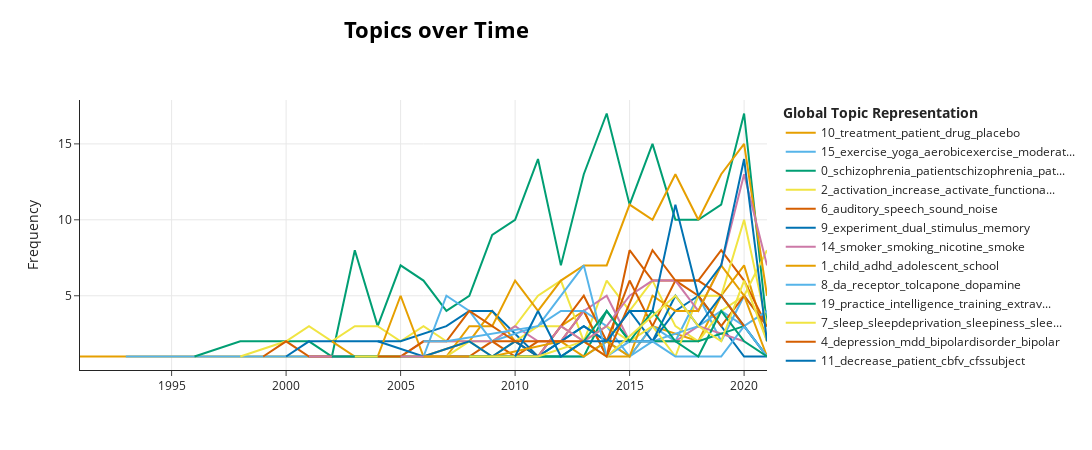

Write notebook code for a chart like this one.
### Code cell
topics_over_time = topic_model.topics_over_time(docs, topics, df['year'], datetime_format="%b")
topic_model.visualize_topics_over_time(topics_over_time, top_n_topics=20)

### Figure 1 — Plotly figure (JSON) as saved in the notebook; plotly's stock layout.template omitted (floating-point values rounded to 4 significant figures)
{"data": [{"hoverinfo": "text", "hovertext": ["<b>Topic 10</b><br>Words: nursing, care, patient, bedside, staff", "<b>Topic 10</b><br>Words: rivastigmine, cholinergic, episodicmemory, dementia, memory", "<b>Topic 10</b><br>Words: antidepressant, escitalopram, medication, medicationfree, healthyadult", "<b>Topic 10</b><br>Words: levodopa, drug, chei, pdpatient, treatment", "<b>Topic 10</b><br>Words: pdpatient, dopaminergictherapy, patient, treatment, pramipexole", "<b>Topic 10</b><br>Words: deepbrain, subthalamicnucleus, stimulation, clinical, cognitivemotor", "<b>Topic 10</b><br>Words: cognitiveremediation, rehacom, patientschizophrenia, cerebralactivity, cerebralactivation", "<b>Topic 10</b><br>Words: divalproex, cpap, risperidone, reliability, treatment", "<b>Topic 10</b><br>Words: treatment, depressive, pdpatient, patient, medication", "<b>Topic 10</b><br>Words: mmsedigit, capsule, pcc, treatment, associatewell", "<b>Topic 10</b><br>Words: delirium, hospital, monthfollow, undergofmri, brainregion", "<b>Topic 10</b><br>Words: rosea, saline, treatment, patient, treat", "<b>Topic 10</b><br>Words: ghbinduce, oxytocin, treatment, drug, placebo", "<b>Topic 10</b><br>Words: treatment, mhealthintervention, patient, intervention, saline", "<b>Topic 10</b><br>Words: treatment, placebo, biokesum, electronicmoxibustion, patient", "<b>Topic 10</b><br>Words: treatment, lipidprofile, lipid, patient, cognitivedifficulty"], "marker": {"color": "#E69F00"}, "mode": "lines", "name": "10_treatment_patient_drug_placebo", "type": "scatter", "x": [1991, 2005, 2006, 2008, 2009, 2010, 2011, 2012, 2013, 2014, 2015, 2016, 2018, 2019, 2020, 2021], "y": [1, 1, 1, 2, 4, 2, 1, 3, 4, 1, 1, 3, 2, 5, 7, 2]}, {"hoverinfo": "text", "hovertext": ["<b>Topic 15</b><br>Words: urea, recycle, reincorporate, recycled, reincorporation", "<b>Topic 15</b><br>Words: exercise, seated, rest, modify, moderateintensity", "<b>Topic 15</b><br>Words: exercise, yoga, aerobicexercise, aerobic, session", "<b>Topic 15</b><br>Words: yoga, exercise, acuteexercise, switching, session", "<b>Topic 15</b><br>Words: moderateintensity, inhibitorycontrol, cycling, aerobicexercise, cognitivefunction", "<b>Topic 15</b><br>Words: exercise, yoga, postexercise, normoxia, supramaximal", "<b>Topic 15</b><br>Words: exercise, exerciseintervention, caffeine, skill, moderateintensity", "<b>Topic 15</b><br>Words: exercise, aerobicexercise, cognitiveperformance, feeding, carbohydrate", "<b>Topic 15</b><br>Words: fitness, bike, anxiety, acuteexercise, acuteaerobic", "<b>Topic 15</b><br>Words: exercise, meditativemovement, lightpa, aerobicexercise, moderateintensity", "<b>Topic 15</b><br>Words: exercise, gmbf, exerciseintervention, cardiovascularfitness, meditation"], "marker": {"color": "#56B4E9"}, "mode": "lines", "name": "15_exercise_yoga_aerobicexercise_moderat...", "type": "scatter", "x": [1993, 2012, 2013, 2014, 2015, 2016, 2017, 2018, 2019, 2020, 2021], "y": [1, 1, 1, 2, 1, 3, 2, 5, 2, 5, 3]}, {"hoverinfo": "text", "hovertext": ["<b>Topic 0</b><br>Words: multishot, volumetric, sensorimotor, patientschizophrenia, multislice", "<b>Topic 0</b><br>Words: schizophrenia, psychiatric, prefrontalcortex, hypofrontality, artifact", "<b>Topic 0</b><br>Words: dorsalpfc, neuronalpathology, nacetylaspartate, dorsolateralprefrontal, corticalnetwork", "<b>Topic 0</b><br>Words: dorsolateralprefrontal, comparisonsubject, cortex, schizophrenia, pattern", "<b>Topic 0</b><br>Words: confound, schizophrenia, cognitiveload, neurobiologicalbasis, responselatency", "<b>Topic 0</b><br>Words: schizophrenia, ftcd, patientschizophrenia, schizophrenicpatient, dorsolateralprefrontal", "<b>Topic 0</b><br>Words: dopamine, schizophrenia, positivesymptom, schizophrenic, prefrontalcortical", "<b>Topic 0</b><br>Words: schizophrenia, patientschizophrenia, muscarinicnicotinic, schizophreniapatient, impairment", "<b>Topic 0</b><br>Words: schizophrenia, schizophreniapatient, nucleus, rivastigmine, patientschizophrenia", "<b>Topic 0</b><br>Words: schizophrenia, flumazenil, lorazepam, schizophrenicpatient, cortex", "<b>Topic 0</b><br>Words: schizophrenia, prepotency, contextprocessing, gammaband, anteriorcingulate", "<b>Topic 0</b><br>Words: schizophrenia, schizophrenicpatient, schizophreniapatient, patientschizophrenia, mgkg", "<b>Topic 0</b><br>Words: schizophrenia, patientschizophrenia, scanner, schizophreniapatient, psychosis", "<b>Topic 0</b><br>Words: schizophrenia, schizophreniapatient, spd, patient, patientschizophrenia", "<b>Topic 0</b><br>Words: schizophrenia, iq, schizotypy, schizophreniapatient, amisulpride", "<b>Topic 0</b><br>Words: schizophrenia, patientschizophrenia, treatment, endophenotype, schizophreniapatient", "<b>Topic 0</b><br>Words: schizophrenia, schizophreniapatient, patient, cognitivetraining, schizoobsessive", "<b>Topic 0</b><br>Words: schizophrenia, psychosis, patientschizophrenia, group, healthycontrol", "<b>Topic 0</b><br>Words: schizophrenia, patientschizophrenia, aripiprazole, socialanhedonia, negativesymptom", "<b>Topic 0</b><br>Words: schizophrenia, patientschizophrenia, transcranialdirect, cognitiveremediation, thetagamma", "<b>Topic 0</b><br>Words: schizophrenia, patientschizophrenia, patient, polygenicrisk, aripiprazole", "<b>Topic 0</b><br>Words: schizophrenia, schizophreniapatient, patientschizophrenia, anhedonia, treatment", "<b>Topic 0</b><br>Words: schizophrenia, patient, patientschizophrenia, impairment, psychosis", "<b>Topic 0</b><br>Words: schizophrenia, frontopolarcortex, depressivesymptom, deficit, rightdlpfc"], "marker": {"color": "#009E73"}, "mode": "lines", "name": "0_schizophrenia_patientschizophrenia_pat...", "type": "scatter", "x": [1996, 1998, 2000, 2001, 2002, 2003, 2004, 2005, 2006, 2007, 2008, 2009, 2010, 2011, 2012, 2013, 2014, 2015, 2016, 2017, 2018, 2019, 2020, 2021], "y": [1, 2, 2, 2, 1, 8, 3, 7, 6, 4, 5, 9, 10, 14, 7, 13, 17, 11, 15, 10, 10, 11, 17, 3]}, {"hoverinfo": "text", "hovertext": ["<b>Topic 2</b><br>Words: sfs, visuospatial, sfg, superiorfrontal, brainarea", "<b>Topic 2</b><br>Words: cortex, sensorimotor, multipleregression, posteriorparietal, voxel", "<b>Topic 2</b><br>Words: selectively, ltm, processing, retrieval, mtbipatient", "<b>Topic 2</b><br>Words: lppc, lifg, attentionnal, arithmetic, frontoparietal", "<b>Topic 2</b><br>Words: pnwm, oxyhb, vlpfc, rng, localize", "<b>Topic 2</b><br>Words: inferiorfrontal, middorsolateral, configural, processing, facerecognition", "<b>Topic 2</b><br>Words: paradigm, sketch, visospatial, cognitivecontrol, phonologicalloop", "<b>Topic 2</b><br>Words: lesion, delay, emotional, spatial, processing", "<b>Topic 2</b><br>Words: facial, representation, feature, swedish, temporallobe", "<b>Topic 2</b><br>Words: domain, orient, lesion, prefrontalparietal, polymorphism", "<b>Topic 2</b><br>Words: dominantsubject, languagedominance, damage, lesion, prefrontalcortex", "<b>Topic 2</b><br>Words: lobulevi, viiia, vii, lobe, rotation", "<b>Topic 2</b><br>Words: wmspan, gf, emo, executivecontrol, traumaticbrain", "<b>Topic 2</b><br>Words: fmri, cognitiveprocess, recruitment, braininjury, activation", "<b>Topic 2</b><br>Words: lesion, precede, manipulateinformation, experimentalcondition, medialprefrontal", "<b>Topic 2</b><br>Words: network, modularorganization, increase, genetic, lesion", "<b>Topic 2</b><br>Words: carrier, femalepm, reconfiguration, executivecognition, cognitiveload", "<b>Topic 2</b><br>Words: networkorganization, cerebellar, reconfigure, activation, cerebellum", "<b>Topic 2</b><br>Words: rtms, motorcoordination, dacc, sma, rtm", "<b>Topic 2</b><br>Words: discourse, glutamateconcentration, context, coherence, prefrontalregion", "<b>Topic 2</b><br>Words: carrier, premutation, fxtas, right, increase", "<b>Topic 2</b><br>Words: gca, brain, bdnf, restingstate, stressinduction", "<b>Topic 2</b><br>Words: dacc, keynode, neuralrepresentation, activation, ocd"], "marker": {"color": "#F0E442"}, "mode": "lines", "name": "2_activation_increase_activate_functiona...", "type": "scatter", "x": [1998, 2000, 2001, 2002, 2003, 2004, 2005, 2006, 2007, 2008, 2009, 2010, 2011, 2012, 2013, 2014, 2015, 2016, 2017, 2018, 2019, 2020, 2021], "y": [1, 2, 3, 2, 3, 3, 2, 3, 2, 2, 2, 3, 5, 6, 2, 6, 4, 6, 3, 2, 4, 5, 8]}, {"hoverinfo": "text", "hovertext": ["<b>Topic 6</b><br>Words: locationpitch, auditory, spatial, interference, disrupt", "<b>Topic 6</b><br>Words: audiospatial, auditory, posteriorparietal, soundlocation, spatialnonspatial", "<b>Topic 6</b><br>Words: frightened, scornful, astonished, finnish, lingual", "<b>Topic 6</b><br>Words: centralexecutive, maintenance, cognitiveimpairment, resultindicate, pacedauditory", "<b>Topic 6</b><br>Words: odor, odorless, anteriorinsula, middlefrontal, sniffing", "<b>Topic 6</b><br>Words: audioverbal, stimulusonset, stimulationtms, transcranialmagnetic, inferiorparietal", "<b>Topic 6</b><br>Words: ac, sound, etal, auditory, pitchmemory", "<b>Topic 6</b><br>Words: auditory, soundlocation, sound, parietalcortex, spatial", "<b>Topic 6</b><br>Words: mobilephone, sound, soundlocation, ventraldorsal, comparesham", "<b>Topic 6</b><br>Words: auditory, spatial, discrimination, memory, visual", "<b>Topic 6</b><br>Words: vowel, av, auditory, speech, sms", "<b>Topic 6</b><br>Words: ear, selectiveattention, irrelevantinformation, auditory, sound", "<b>Topic 6</b><br>Words: auditory, pitchlocation, tone, stimulus, sound", "<b>Topic 6</b><br>Words: auditory, signer, hear, deaf, speech", "<b>Topic 6</b><br>Words: auditory, blind, cochlear, hear, speechperception", "<b>Topic 6</b><br>Words: auditory, odorant, olfactory, lowverbalisable, hearaid", "<b>Topic 6</b><br>Words: auditory, speech, backgroundmusic, mouthbreathing, listen", "<b>Topic 6</b><br>Words: cognitiveeffort, modality, auditory, auditorycortex, stimulus"], "marker": {"color": "#D55E00"}, "mode": "lines", "name": "6_auditory_speech_sound_noise", "type": "scatter", "x": [1999, 2000, 2001, 2003, 2007, 2008, 2009, 2010, 2011, 2012, 2013, 2014, 2015, 2016, 2018, 2019, 2020, 2021], "y": [1, 2, 1, 1, 1, 1, 2, 1, 2, 2, 4, 1, 8, 6, 6, 8, 6, 3]}, {"hoverinfo": "text", "hovertext": ["<b>Topic 9</b><br>Words: modality, corticocortical, conceptualization, unitary, conceptualize", "<b>Topic 9</b><br>Words: item, retrieval, matching, focalattention, concurrently", "<b>Topic 9</b><br>Words: switching, experiment, focusswitching, sensitivity, mnemonic", "<b>Topic 9</b><br>Words: lag, oscillatoryactivity, induce, eeg, estimator", "<b>Topic 9</b><br>Words: agedifference, item, information, context, agerelate", "<b>Topic 9</b><br>Words: complexspan, variance, focusswitching, format, code", "<b>Topic 9</b><br>Words: itemstore, agedifference, availability, focusattention, oldadult", "<b>Topic 9</b><br>Words: reasoning, variance, stimulus, context, executivecontrol", "<b>Topic 9</b><br>Words: grapheme, color, experiment, inducer, synesthesia", "<b>Topic 9</b><br>Words: externalizing, offender, amplitude, trait, incentive", "<b>Topic 9</b><br>Words: change, rf, dual, pair, interference", "<b>Topic 9</b><br>Words: gate, update, matching, network, switchcost", "<b>Topic 9</b><br>Words: judgment, resource, mediummultitaske, memory, cognitivecontrol", "<b>Topic 9</b><br>Words: context, trial, experiment, repetition, musician", "<b>Topic 9</b><br>Words: subtask, complexspan, transsaccadic, symmetry, sspan", "<b>Topic 9</b><br>Words: agerelate, inversion, polarity, subcomponent, longduration", "<b>Topic 9</b><br>Words: ppc, stimulation, facilitatory, modality, effect"], "marker": {"color": "#0072B2"}, "mode": "lines", "name": "9_experiment_dual_stimulus_memory", "type": "scatter", "x": [2000, 2001, 2005, 2007, 2008, 2009, 2011, 2012, 2013, 2014, 2015, 2016, 2017, 2018, 2019, 2020, 2021], "y": [1, 2, 2, 3, 4, 4, 1, 2, 3, 2, 4, 2, 4, 5, 3, 1, 1]}, {"hoverinfo": "text", "hovertext": ["<b>Topic 14</b><br>Words: smoker, nicotine, smoke, gum, smoking", "<b>Topic 14</b><br>Words: nicotine, smoker, patch, tobacco, smoking", "<b>Topic 14</b><br>Words: abstinence, nicotine, abstinencesmoking, smoker, smoking", "<b>Topic 14</b><br>Words: smoking, smoker, abstinence, smoke, cigarette", "<b>Topic 14</b><br>Words: smoker, smoking, smoke, nicotinedependence, nicotine", "<b>Topic 14</b><br>Words: smoker, varenicline, abstinence, smoking, nicotine", "<b>Topic 14</b><br>Words: smoker, smoking, nicotine, smoke, drug", "<b>Topic 14</b><br>Words: nicotine, smoker, smoking, smoke, abstinence", "<b>Topic 14</b><br>Words: smoker, nicotine, smoking, abstinenceinduce, smoke", "<b>Topic 14</b><br>Words: smoker, smoking, abstinence, nicotine, smoke", "<b>Topic 14</b><br>Words: nicotine, smoking, smoker, abstinence, smoke", "<b>Topic 14</b><br>Words: nicotine, tobacco, smoking, smoker, nicotinedependence", "<b>Topic 14</b><br>Words: smoker, nicotine, hivinfect, smoking, tobacco", "<b>Topic 14</b><br>Words: smoker, urgesmoke, nicotinedependence, smoking, smoke", "<b>Topic 14</b><br>Words: abstinence, smoking, smoker, nicotine, smoke"], "marker": {"color": "#CC79A7"}, "mode": "lines", "name": "14_smoker_smoking_nicotine_smoke", "type": "scatter", "x": [2001, 2004, 2005, 2006, 2009, 2010, 2011, 2012, 2013, 2014, 2015, 2016, 2017, 2018, 2020], "y": [1, 1, 1, 2, 2, 3, 2, 2, 4, 5, 2, 2, 2, 3, 2]}, {"hoverinfo": "text", "hovertext": ["<b>Topic 1</b><br>Words: child, traumaticbrain, rhyme, falsealarm, adhd", "<b>Topic 1</b><br>Words: auditoryvisual, maturity, mastering, audiospatial, maturation", "<b>Topic 1</b><br>Words: generator, electrophysiologicalcorrelate, elderlyindividual, stimulusonset, neuron", "<b>Topic 1</b><br>Words: autism, child, teacherreport, schoolchild, emotionalinformation", "<b>Topic 1</b><br>Words: child, ventralprefrontal, developmental, dorsal, young", "<b>Topic 1</b><br>Words: extrafrontal, child, brainactivation, memoryload, frontal", "<b>Topic 1</b><br>Words: epilepsy, autism, temporallobe, adolescent, child", "<b>Topic 1</b><br>Words: fasd, alcohol, spectrum, fmri, clinical", "<b>Topic 1</b><br>Words: child, interferencecontrol, dyslexic, lowload, adolescence", "<b>Topic 1</b><br>Words: child, rtvariability, prenatal, maexposure, childadhd", "<b>Topic 1</b><br>Words: adhd, child, childadhd, developmentaladhd, adolescent", "<b>Topic 1</b><br>Words: child, adolescence, adhd, elbw, verbalspatial", "<b>Topic 1</b><br>Words: child, childhoodtrauma, boy, neonatal, childhood", "<b>Topic 1</b><br>Words: child, adhd, reinforcement, school, boy", "<b>Topic 1</b><br>Words: child, adhd, math, adolescent, childadhd", "<b>Topic 1</b><br>Words: child, adhd, school, grammatical, education", "<b>Topic 1</b><br>Words: child, adhd, adolescent, parent, childtle", "<b>Topic 1</b><br>Words: child, adolescent, timeperception, childadhd, childtle", "<b>Topic 1</b><br>Words: child, adhd, adolescent, hippocampus, school", "<b>Topic 1</b><br>Words: youth, adolescentepilepsy, psychopathology, orphan, child"], "marker": {"color": "#E69F00"}, "mode": "lines", "name": "1_child_adhd_adolescent_school", "type": "scatter", "x": [2002, 2003, 2004, 2005, 2006, 2007, 2008, 2009, 2010, 2011, 2012, 2013, 2014, 2015, 2016, 2017, 2018, 2019, 2020, 2021], "y": [2, 1, 1, 5, 1, 1, 3, 3, 6, 4, 6, 7, 7, 11, 10, 13, 10, 13, 15, 5]}, {"hoverinfo": "text", "hovertext": ["<b>Topic 8</b><br>Words: patientschizophrenia, receptor, mesocortical, deficiency, defective", "<b>Topic 8</b><br>Words: nicotine, midbrain, parietalfrontal, saline, parahippocampalgyrus", "<b>Topic 8</b><br>Words: dopamine, receptor, modulator, stimulation, tyrosine", "<b>Topic 8</b><br>Words: valcarrier, da, surround, catabolize, sharpen", "<b>Topic 8</b><br>Words: repeatallele, da, dopamine, axcpt, ctmt", "<b>Topic 8</b><br>Words: uptake, pfcda, tolcapone, urea, prepulse", "<b>Topic 8</b><br>Words: tolcapone, rivastigmine, prepulse, domperidone, multiplesclerosis", "<b>Topic 8</b><br>Words: serotonin, gene, comtgenotype, serotonergic, uvntr", "<b>Topic 8</b><br>Words: receptor, genotype, muscarinic, tolcapone, scopolamine", "<b>Topic 8</b><br>Words: da, pku, amphetamine, aripiprazole, receptoroccupancy", "<b>Topic 8</b><br>Words: targetdetection, varenicline, receptor, bromocriptine, inpatient", "<b>Topic 8</b><br>Words: repeatallele, creative, adhd, adaptivity, neural", "<b>Topic 8</b><br>Words: methadone, dose, opiate, treatment, da", "<b>Topic 8</b><br>Words: biperiden, chi, aerobics, neuralactivity, cgmp", "<b>Topic 8</b><br>Words: dabold, mdd, menopause, nonlinear, dose", "<b>Topic 8</b><br>Words: dalanine, thalamus, catecholamine, tyrosine, receptor", "<b>Topic 8</b><br>Words: agonist, receptor, bromocriptine, mecamylamine, noradrenergic"], "marker": {"color": "#56B4E9"}, "mode": "lines", "name": "8_da_receptor_tolcapone_dopamine", "type": "scatter", "x": [2002, 2003, 2005, 2006, 2007, 2008, 2009, 2011, 2012, 2013, 2014, 2015, 2016, 2018, 2019, 2020, 2021], "y": [1, 1, 1, 1, 5, 4, 2, 3, 4, 4, 3, 1, 2, 3, 4, 3, 4]}, {"hoverinfo": "text", "hovertext": ["<b>Topic 19</b><br>Words: sentence, memory, clause, complexspan, significantlycorrelate", "<b>Topic 19</b><br>Words: focusattention, practice, mcelree, expandable, addressable", "<b>Topic 19</b><br>Words: practice, focus, expand, reinvestigate, experiments", "<b>Topic 19</b><br>Words: proactiveinterference, recollection, context, semantically, implicationfinding", "<b>Topic 19</b><br>Words: fusion, classificationaccuracy, erp, visuallypresent, combinetype", "<b>Topic 19</b><br>Words: practice, training, contactcontrol, visualsearch, program", "<b>Topic 19</b><br>Words: mentalarithmetic, cognitiveworkload, bias, metaanalytic, focusattention", "<b>Topic 19</b><br>Words: regressionmodel, build, regression, classifier, prediction", "<b>Topic 19</b><br>Words: psychol, insight, researcher, sci, restructuring", "<b>Topic 19</b><br>Words: intelligence, causal, theoretical, mentalworkload, malleability", "<b>Topic 19</b><br>Words: trainingprogram, morphometry, expectation, training, cognitivetraining", "<b>Topic 19</b><br>Words: eflink, cognitiveload, new, laboratory, feature", "<b>Topic 19</b><br>Words: hr, oldadult, backwarddigit, heartrate, span"], "marker": {"color": "#009E73"}, "mode": "lines", "name": "19_practice_intelligence_training_extrav...", "type": "scatter", "x": [2002, 2004, 2006, 2011, 2012, 2013, 2014, 2015, 2016, 2017, 2018, 2020, 2021], "y": [1, 1, 1, 1, 1, 1, 4, 2, 2, 2, 2, 3, 1]}, {"hoverinfo": "text", "hovertext": ["<b>Topic 7</b><br>Words: sleep, school, sleepefficiency, sleepquality, auditoryvisual", "<b>Topic 7</b><br>Words: sd, loaddependent, sleep, sleepdeprivation, occipitalregion", "<b>Topic 7</b><br>Words: sleep, dosedependent, dose, absorption, signal", "<b>Topic 7</b><br>Words: sleep, sleepiness, daytime, morning, responsetime", "<b>Topic 7</b><br>Words: boldfmri, sleep, fingertap, pacedauditory, cerebellarregion", "<b>Topic 7</b><br>Words: insufficientsleep, sufficientsleep, sleepiness, sleep, cognitivefunction", "<b>Topic 7</b><br>Words: sleep, nap, nocturnal, wake, sleepduration", "<b>Topic 7</b><br>Words: sleep, deprivation, cognitiveperformance, sleepdeprivation, circadianphase", "<b>Topic 7</b><br>Words: sleep, sleepinertia, blue, light, wake", "<b>Topic 7</b><br>Words: sleep, circadianphase, nap, sleepwake, circadian", "<b>Topic 7</b><br>Words: sleepreduction, timeday, morning, sleep, middlefrontal", "<b>Topic 7</b><br>Words: sleep, sleepiness, sleepquality, night, memory", "<b>Topic 7</b><br>Words: shift, sleepiness, work, sleep, day", "<b>Topic 7</b><br>Words: sleep, melatonin, sleepduration, sleepdeprivation, sleepiness", "<b>Topic 7</b><br>Words: sleep, sleepdeprivation, nightsleep, sleepquality, slowwave", "<b>Topic 7</b><br>Words: sleep, sleepduration, sleepdeprivation, sleepquality, sleeploss", "<b>Topic 7</b><br>Words: sleep, sleepefficiency, sleeptiming, rtm, letterseries"], "marker": {"color": "#F0E442"}, "mode": "lines", "name": "7_sleep_sleepdeprivation_sleepiness_slee...", "type": "scatter", "x": [2003, 2005, 2007, 2008, 2009, 2010, 2011, 2012, 2013, 2014, 2015, 2016, 2017, 2018, 2019, 2020, 2021], "y": [1, 1, 1, 2, 1, 2, 3, 3, 2, 3, 2, 3, 1, 5, 5, 10, 3]}, {"hoverinfo": "text", "hovertext": ["<b>Topic 4</b><br>Words: depression, depressedpatient, inhibition, executiveprocess, update", "<b>Topic 4</b><br>Words: depressedpatient, hypofrontality, lateralprefrontal, cortex, fmriscanning", "<b>Topic 4</b><br>Words: bipolardisorder, mdd, healthycontrol, patient, neuropsychological", "<b>Topic 4</b><br>Words: mdd, patient, depression, mddpatient, cortex", "<b>Topic 4</b><br>Words: bipolardisorder, monotherapy, brainactivation, cluster, educationallevel", "<b>Topic 4</b><br>Words: psychosis, decode, lateralprefrontal, acuteepisode, frontallobe", "<b>Topic 4</b><br>Words: moodstate, bipolar, depression, bipolardisorder, cortex", "<b>Topic 4</b><br>Words: cardiac, mdd, electrocardiographic, healthyfemale, cortex", "<b>Topic 4</b><br>Words: bipolardisorder, distracter, rmddpatient, emotionaldistracter, attentionalcontrol", "<b>Topic 4</b><br>Words: suicidalbehavior, depression, bipolar, depressed, failuredeactivation", "<b>Topic 4</b><br>Words: parkinsondisease, emotionalfacial, remitdepressed, bilateralhippocampus, facialexpression", "<b>Topic 4</b><br>Words: depression, bipolar, mdd, bipolardisorder, cortex", "<b>Topic 4</b><br>Words: psychoticdisorder, transdiagnostic, bipolardisorder, psychoticsymptom, cognitivelypreserve", "<b>Topic 4</b><br>Words: mdd, depression, bipolar, mddpatient, cognitiveperformance", "<b>Topic 4</b><br>Words: depression, mdd, depressed, hiv, depressedpatient", "<b>Topic 4</b><br>Words: depression, mdd, illness, depressed, volumetric", "<b>Topic 4</b><br>Words: depression, pain, ptss, depressed, depressedpatient", "<b>Topic 4</b><br>Words: tbs, highgamma, adhd, mdd, affectivesymptom"], "marker": {"color": "#D55E00"}, "mode": "lines", "name": "4_depression_mdd_bipolardisorder_bipolar", "type": "scatter", "x": [2004, 2005, 2006, 2007, 2008, 2009, 2010, 2011, 2012, 2013, 2014, 2015, 2016, 2017, 2018, 2019, 2020, 2021], "y": [1, 1, 2, 2, 4, 3, 2, 1, 3, 5, 2, 6, 3, 6, 5, 3, 5, 3]}, {"hoverinfo": "text", "hovertext": ["<b>Topic 11</b><br>Words: brainactivation, lesions, frontal, relapseremit, temporaloccipital", "<b>Topic 11</b><br>Words: oldsubject, young, prefrontalcortical, subjectperform, performworse", "<b>Topic 11</b><br>Words: subclinicalthyrotoxicosis, subscale, healthstatus, hypothyroidsubject, tbi", "<b>Topic 11</b><br>Words: methylphenidate, brainactivation, tbi, treatment, injurytbi", "<b>Topic 11</b><br>Words: oscillatoryactivity, gamma, pdpatient, patientscz, visualobject", "<b>Topic 11</b><br>Words: wmload, wmcapacity, impairment, erpcomponent, electroencephalogram", "<b>Topic 11</b><br>Words: cfssubject, cbfv, ccp, tilt, orthostasis", "<b>Topic 11</b><br>Words: lesion, posterolateral, adhd, dualcondition, cerebellar", "<b>Topic 11</b><br>Words: gammaoscillation, phenylephrine, cbfv, cfssubject, hypocapnia", "<b>Topic 11</b><br>Words: patientpots, neurovascularcoupling, arterialpressure, functionalhyperemia, affective", "<b>Topic 11</b><br>Words: agonist, hiv, lowdose, cogstate, neuralnetwork", "<b>Topic 11</b><br>Words: tyrosine, parkinsondisease, patient, levodopa, replacementtherapy", "<b>Topic 11</b><br>Words: executivenetwork, walkspeed, adhd, adhdsymptom, deactivation", "<b>Topic 11</b><br>Words: electroconvulsivetherapy, sick, levothyroxine, cognitivedecline, dosage", "<b>Topic 11</b><br>Words: biperiden, tilt, medication, reactiontime, patient", "<b>Topic 11</b><br>Words: lf, pep, hf, sympathetic, brs"], "marker": {"color": "#0072B2"}, "mode": "lines", "name": "11_decrease_patient_cbfv_cfssubject", "type": "scatter", "x": [2004, 2006, 2008, 2009, 2010, 2011, 2012, 2013, 2014, 2015, 2016, 2017, 2018, 2019, 2020, 2021], "y": [2, 1, 2, 1, 2, 1, 2, 3, 2, 2, 2, 5, 3, 5, 3, 1]}, {"hoverinfo": "text", "hovertext": ["<b>Topic 3</b><br>Words: recollection, training, repeat, interval, orderpointing", "<b>Topic 3</b><br>Words: training, perisylvian, cognitiveprocess, plasticity, improve", "<b>Topic 3</b><br>Words: training, visuomotoradaptation, fluidintelligence, trainer, resource", "<b>Topic 3</b><br>Words: training, transfer, adaptivedual, focusattention, untrained", "<b>Topic 3</b><br>Words: training, transfer, skill, nontrained, train", "<b>Topic 3</b><br>Words: training, interpreter, trainingsession, interpreting, controlgroup", "<b>Topic 3</b><br>Words: training, transfer, flight, train, fluidintelligence", "<b>Topic 3</b><br>Words: training, speller, motivationalfeature, metaanalysis, transfereffect", "<b>Topic 3</b><br>Words: training, update, updating, strategyinstruction, trial", "<b>Topic 3</b><br>Words: training, practice, untrained, task, fluidintelligence", "<b>Topic 3</b><br>Words: training, task, performance, untrained, transfereffect", "<b>Topic 3</b><br>Words: training, transfer, train, session, transfereffect"], "marker": {"color": "#CC79A7"}, "mode": "lines", "name": "3_training_fluidintelligence_transfereff...", "type": "scatter", "x": [2005, 2011, 2012, 2013, 2014, 2015, 2016, 2017, 2018, 2019, 2020, 2021], "y": [1, 1, 3, 2, 3, 5, 6, 6, 4, 7, 13, 7]}, {"hoverinfo": "text", "hovertext": ["<b>Topic 13</b><br>Words: estrogen, neuropsychological, executivefunction, healthypostmenopausal, hippocampalfunction", "<b>Topic 13</b><br>Words: decline, oldadult, target, fullyunderstand, lag", "<b>Topic 13</b><br>Words: efficiency, workingmemory, oldadult, aging, agerelate", "<b>Topic 13</b><br>Words: decline, circle, lifespan, decay, judge", "<b>Topic 13</b><br>Words: dualgait, physiological, easy, learning, multicomponent", "<b>Topic 13</b><br>Words: middleage, genotype, middleaged, gene, age", "<b>Topic 13</b><br>Words: training, oldadult, wmtraining, decline, show", "<b>Topic 13</b><br>Words: dcon, training, oldadult, decline, transfereffect", "<b>Topic 13</b><br>Words: cognitivetraining, estimation, ctg, retrospective, training", "<b>Topic 13</b><br>Words: training, decline, oldadult, pregnancy, cognitivetraining", "<b>Topic 13</b><br>Words: training, iron, postpartumwoman, decline, updateinhibition", "<b>Topic 13</b><br>Words: lutealphase, ovulatory, phase, frontostriatal, hormone"], "marker": {"color": "#E69F00"}, "mode": "lines", "name": "13_training_decline_oldadult_age", "type": "scatter", "x": [2006, 2009, 2012, 2013, 2014, 2015, 2016, 2017, 2018, 2019, 2020, 2021], "y": [1, 1, 2, 1, 2, 1, 5, 4, 4, 7, 5, 1]}, {"hoverinfo": "text", "hovertext": ["<b>Topic 16</b><br>Words: negativeemotion, behavioral, spatialverbal, emotional, spatial", "<b>Topic 16</b><br>Words: prosody, emotional, emotion, lexico, malefemale", "<b>Topic 16</b><br>Words: aggressive, trait, aggression, executivefunction, behavioral", "<b>Topic 16</b><br>Words: emotional, stimulus, influence, emotion, emotionalcontent", "<b>Topic 16</b><br>Words: emotionalstimulus, mask, emotion, highload, stimulus", "<b>Topic 16</b><br>Words: cue, bias, unpleasant, emotional, emotionalstimulus", "<b>Topic 16</b><br>Words: threat, emotional, influence, cortex, emotion", "<b>Topic 16</b><br>Words: emotion, adaptive, emotionalcontent, emotionalfacial, emotional", "<b>Topic 16</b><br>Words: lur, slower, negativeemotion, recollection, youngold", "<b>Topic 16</b><br>Words: preference, dividedattention, emotionregulation, prioritize, positivity", "<b>Topic 16</b><br>Words: threatcue, personalitytrait, emotionalstate, emotionalstimulus, emotion", "<b>Topic 16</b><br>Words: experiential, strategic, affective, participantcomplete, responsetime"], "marker": {"color": "#56B4E9"}, "mode": "lines", "name": "16_emotional_emotion_emotionalstimulus_i...", "type": "scatter", "x": [2006, 2007, 2011, 2013, 2014, 2015, 2016, 2017, 2018, 2019, 2020, 2021], "y": [2, 2, 3, 7, 1, 2, 2, 1, 1, 1, 3, 1]}, {"hoverinfo": "text", "hovertext": ["<b>Topic 17</b><br>Words: optical, hitachi, japan, ventro, concentrationoxygenate", "<b>Topic 17</b><br>Words: simultaneouseeg, eeg, fmri, interpretation, signal", "<b>Topic 17</b><br>Words: interpersonal, detectable, brainconnectivity, coherence, brain", "<b>Topic 17</b><br>Words: als, eeg, hz, oxygenation, frequencyband", "<b>Topic 17</b><br>Words: fnirs, eeg, signal, fmri, filter", "<b>Topic 17</b><br>Words: oximetry, intraoperative, anesthesia, poland, lodz", "<b>Topic 17</b><br>Words: blue, light, iccs, wireless, amber", "<b>Topic 17</b><br>Words: nirssignal, mwl, eeg, tissue, hemoglobin", "<b>Topic 17</b><br>Words: dataset, eeg, spectralpower, hemodynamicresponse, analysis", "<b>Topic 17</b><br>Words: highgamma, fusion, component, signal, fmri", "<b>Topic 17</b><br>Words: light, fmri, flicker, hzpower, subjectivesleepiness", "<b>Topic 17</b><br>Words: fnirsdatum, session, rnn, adaptation, domain"], "marker": {"color": "#009E73"}, "mode": "lines", "name": "17_eeg_fmri_signal_light", "type": "scatter", "x": [2008, 2009, 2012, 2013, 2014, 2015, 2016, 2017, 2018, 2019, 2020, 2021], "y": [1, 1, 1, 2, 4, 2, 4, 2, 1, 4, 2, 1]}, {"hoverinfo": "text", "hovertext": ["<b>Topic 18</b><br>Words: driving, driveperformance, drive, drivesimulator, braking", "<b>Topic 18</b><br>Words: cardiac, driveperformance, driving, lane, attentionaldemand", "<b>Topic 18</b><br>Words: hpost, brake, driving, drive, drivesimulator", "<b>Topic 18</b><br>Words: driver, simulator, processspeed, drive, mentalflexibility", "<b>Topic 18</b><br>Words: driver, drive, pd, driving, mentalflexibility", "<b>Topic 18</b><br>Words: lanechange, wmcapacity, distraction, driver, drive", "<b>Topic 18</b><br>Words: driver, driving, drive, automation, ttc", "<b>Topic 18</b><br>Words: driver, wmllevel, drive, driving, mentalworkload", "<b>Topic 18</b><br>Words: cognitivedistraction, driving, mentalworkload, drive, simulateddriving", "<b>Topic 18</b><br>Words: driver, driving, drive, automatedriving, drivesimulator", "<b>Topic 18</b><br>Words: driving, drive, driver, automatedriving, driveperformance"], "marker": {"color": "#F0E442"}, "mode": "lines", "name": "18_driver_driving_drive_driveperformance", "type": "scatter", "x": [2008, 2009, 2010, 2011, 2013, 2014, 2017, 2018, 2019, 2020, 2021], "y": [1, 1, 1, 1, 2, 1, 5, 3, 2, 6, 2]}, {"hoverinfo": "text", "hovertext": ["<b>Topic 12</b><br>Words: worry, traitanxiety, anxiety, fearful, attentionalcontrol", "<b>Topic 12</b><br>Words: anxiety, optimism, emotional, emotion, cognitiveload", "<b>Topic 12</b><br>Words: anxiety, distress, executivefunction, disrupt, verbalspatial", "<b>Topic 12</b><br>Words: attentionalcontrol, worry, hps, anxiety, uncontrollable", "<b>Topic 12</b><br>Words: anxiety, attentionalcontrol, currentpsychopathology, traitanxiety, heartrate", "<b>Topic 12</b><br>Words: anxiety, threat, mentalworkload, traitanxiety, attentionalcontrol", "<b>Topic 12</b><br>Words: anxiety, fear, worry, attentionalcontrol, threat", "<b>Topic 12</b><br>Words: anxiety, flight, threatinterference, pilot, traitanxiety", "<b>Topic 12</b><br>Words: anxiety, pandemic, anxietydepression, threaten, attentionalcontrol"], "marker": {"color": "#D55E00"}, "mode": "lines", "name": "12_anxiety_worry_attentionalcontrol_trai...", "type": "scatter", "x": [2009, 2012, 2013, 2014, 2016, 2017, 2018, 2019, 2020], "y": [2, 2, 2, 1, 8, 6, 6, 5, 3]}, {"hoverinfo": "text", "hovertext": ["<b>Topic 5</b><br>Words: extraverted, mgcaffeine, counterbalanceorder, relativeplacebo, blindplacebo", "<b>Topic 5</b><br>Words: anodaltdcs, stimulation, shamtdcs, enhance, currentstimulation", "<b>Topic 5</b><br>Words: modulation, rightcathodal, currentstimulation, transcranialdirect, wmload", "<b>Topic 5</b><br>Words: ct, activesham, currentstimulation, transcranialdirect, enhancement", "<b>Topic 5</b><br>Words: ct, onlinetdcs, anodaltdcs, offlinetdcs, transcranialdirect", "<b>Topic 5</b><br>Words: metaplasticity, gammaoscillation, anodaltdcs, cathodaltdcs, currentstimulation", "<b>Topic 5</b><br>Words: online, dementia, anodaltdcs, vascular, transcranialdirect", "<b>Topic 5</b><br>Words: tdcs, stimulation, anodaltdcs, currentstimulation, transcranialdirect", "<b>Topic 5</b><br>Words: tdcs, stimulation, hdtdcs, anodaltdcs, transcranialdirect", "<b>Topic 5</b><br>Words: stimulation, currentstimulation, transcranialdirect, anodaltdcs, leftdorsolateral", "<b>Topic 5</b><br>Words: stimulation, electricfield, enhance, currentstimulation, anodaltdcs", "<b>Topic 5</b><br>Words: tdcs, method, nback, spatial, singlesession"], "marker": {"color": "#0072B2"}, "mode": "lines", "name": "5_anodaltdcs_currentstimulation_transcra...", "type": "scatter", "x": [2010, 2011, 2012, 2013, 2014, 2015, 2016, 2017, 2018, 2019, 2020, 2021], "y": [1, 4, 1, 2, 2, 4, 4, 11, 5, 7, 14, 2]}], "layout": {"height": 450, "hoverlabel": {"bgcolor": "white", "font": {"family": "Rockwell", "size": 16}}, "legend": {"title": {"text": "<b>Global Topic Representation"}}, "title": {"font": {"color": "Black", "size": 22}, "text": "<b>Topics over Time", "x": 0.4, "xanchor": "center", "y": 0.95, "yanchor": "top"}, "width": 1250, "xaxis": {"showgrid": true}, "yaxis": {"showgrid": true, "title": {"text": "Frequency"}}}}
